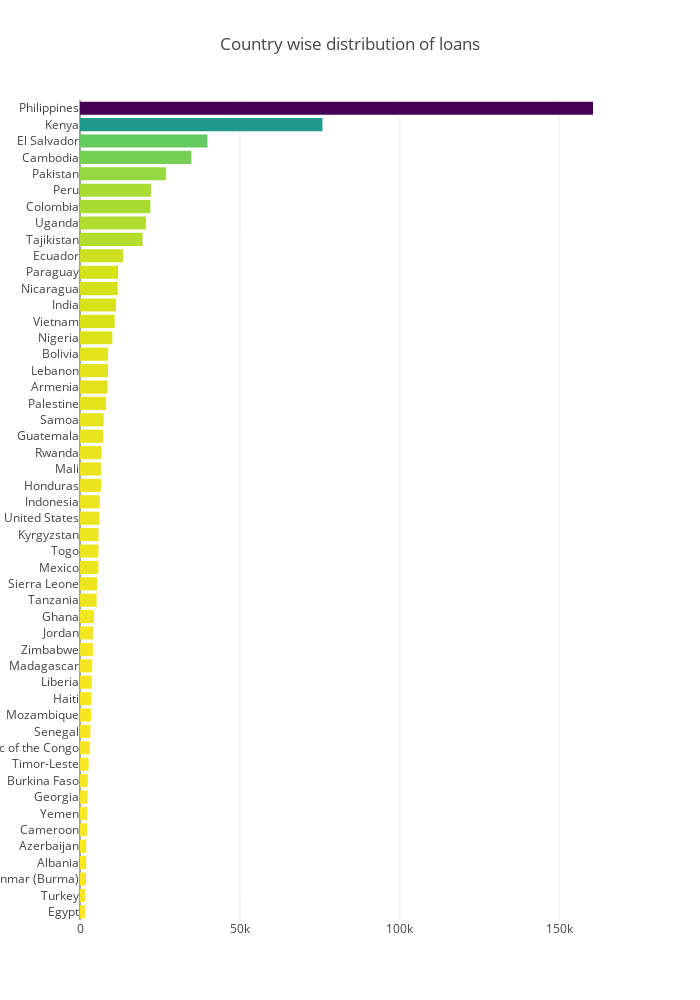

The notebook cell this image was saved under:
### Markdown cell above
Countrywise distribution of loans using Plotly for an interactive graph

### Code cell
country_dist = kiva_loans_df['country'].value_counts().head(50)
trace = go.Bar(
    y=country_dist.index[::-1],
    x=country_dist.values[::-1],
    orientation = 'h',
    marker=dict(
        color=country_dist.values[::-1],
        colorscale = 'Viridis',
        reversescale = True
    ),
)

layout = go.Layout(
    title='Country wise distribution of loans',
    width=700,
    height=1000,
    )
data = [trace]
fig = go.Figure(data=data, layout=layout)
py.iplot(fig, filename="Country_Loan")

### Figure 1 — Plotly figure (JSON) as saved in the notebook; plotly's stock layout.template omitted (floating-point values rounded to 4 significant figures)
{"data": [{"marker": {"color": [1639, 1703, 1870, 1934, 1945, 2230, 2313, 2409, 2460, 2690, 3073, 3269, 3483, 3618, 3682, 3821, 4034, 4167, 4374, 5219, 5415, 5741, 5749, 5774, 6093, 6214, 6557, 6639, 6735, 7310, 7396, 8167, 8631, 8792, 8806, 10136, 10843, 11237, 11781, 11903, 13521, 19580, 20601, 21995, 22233, 26857, 34836, 39875, 75825, 160441], "colorscale": "Viridis", "reversescale": true}, "orientation": "h", "type": "bar", "x": [1639, 1703, 1870, 1934, 1945, 2230, 2313, 2409, 2460, 2690, 3073, 3269, 3483, 3618, 3682, 3821, 4034, 4167, 4374, 5219, 5415, 5741, 5749, 5774, 6093, 6214, 6557, 6639, 6735, 7310, 7396, 8167, 8631, 8792, 8806, 10136, 10843, 11237, 11781, 11903, 13521, 19580, 20601, 21995, 22233, 26857, 34836, 39875, 75825, 160441], "y": ["Egypt", "Turkey", "Myanmar (Burma)", "Albania", "Azerbaijan", "Cameroon", "Yemen", "Georgia", "Burkina Faso", "Timor-Leste", "The Democratic Republic of the Congo", "Senegal", "Mozambique", "Haiti", "Liberia", "Madagascar", "Zimbabwe", "Jordan", "Ghana", "Tanzania", "Sierra Leone", "Mexico", "Togo", "Kyrgyzstan", "United States", "Indonesia", "Honduras", "Mali", "Rwanda", "Guatemala", "Samoa", "Palestine", "Armenia", "Lebanon", "Bolivia", "Nigeria", "Vietnam", "India", "Nicaragua", "Paraguay", "Ecuador", "Tajikistan", "Uganda", "Colombia", "Peru", "Pakistan", "Cambodia", "El Salvador", "Kenya", "Philippines"]}], "layout": {"height": 1000, "title": "Country wise distribution of loans", "width": 700}}
